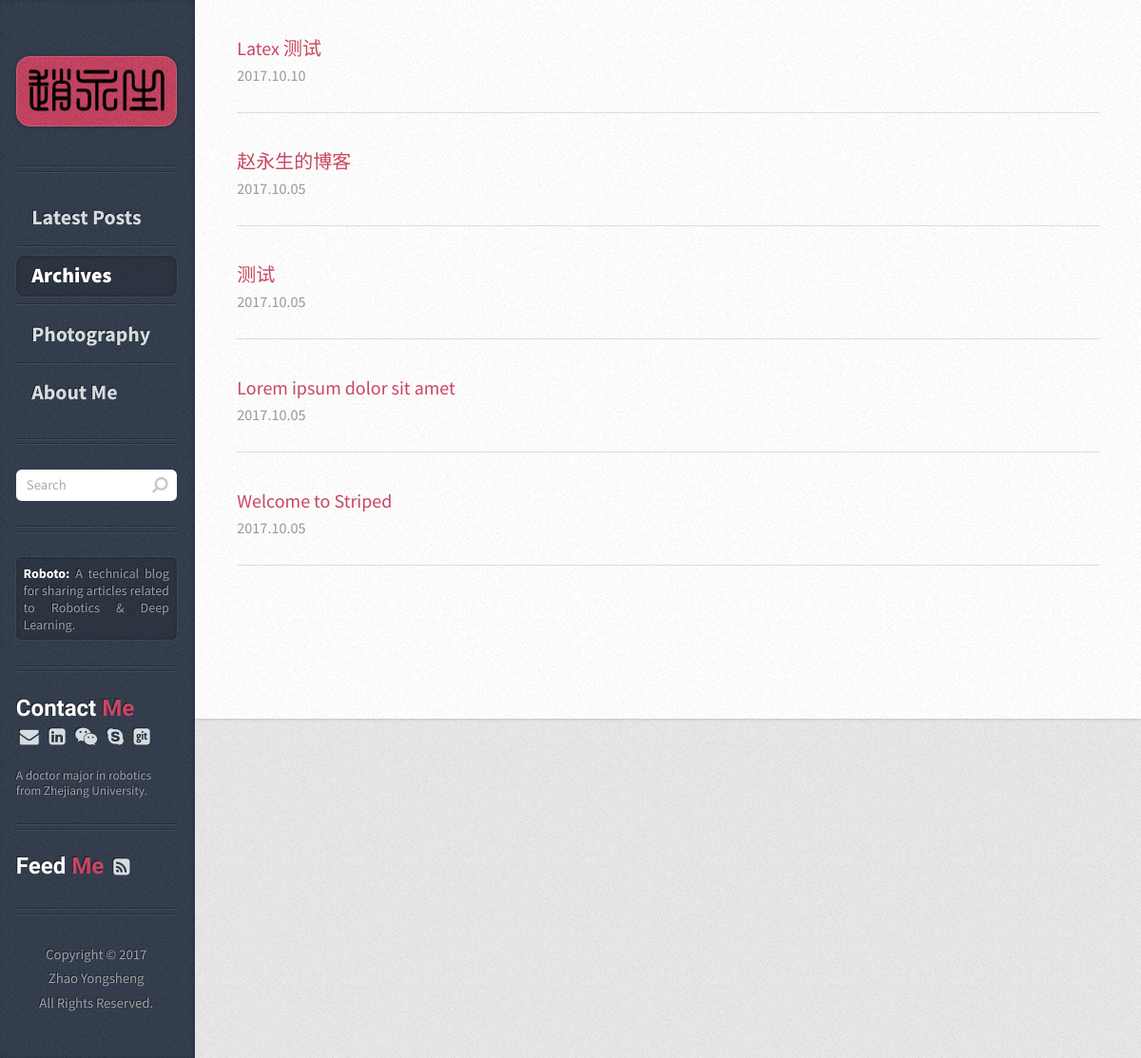
The page /archives/ on the database as committed earlier.
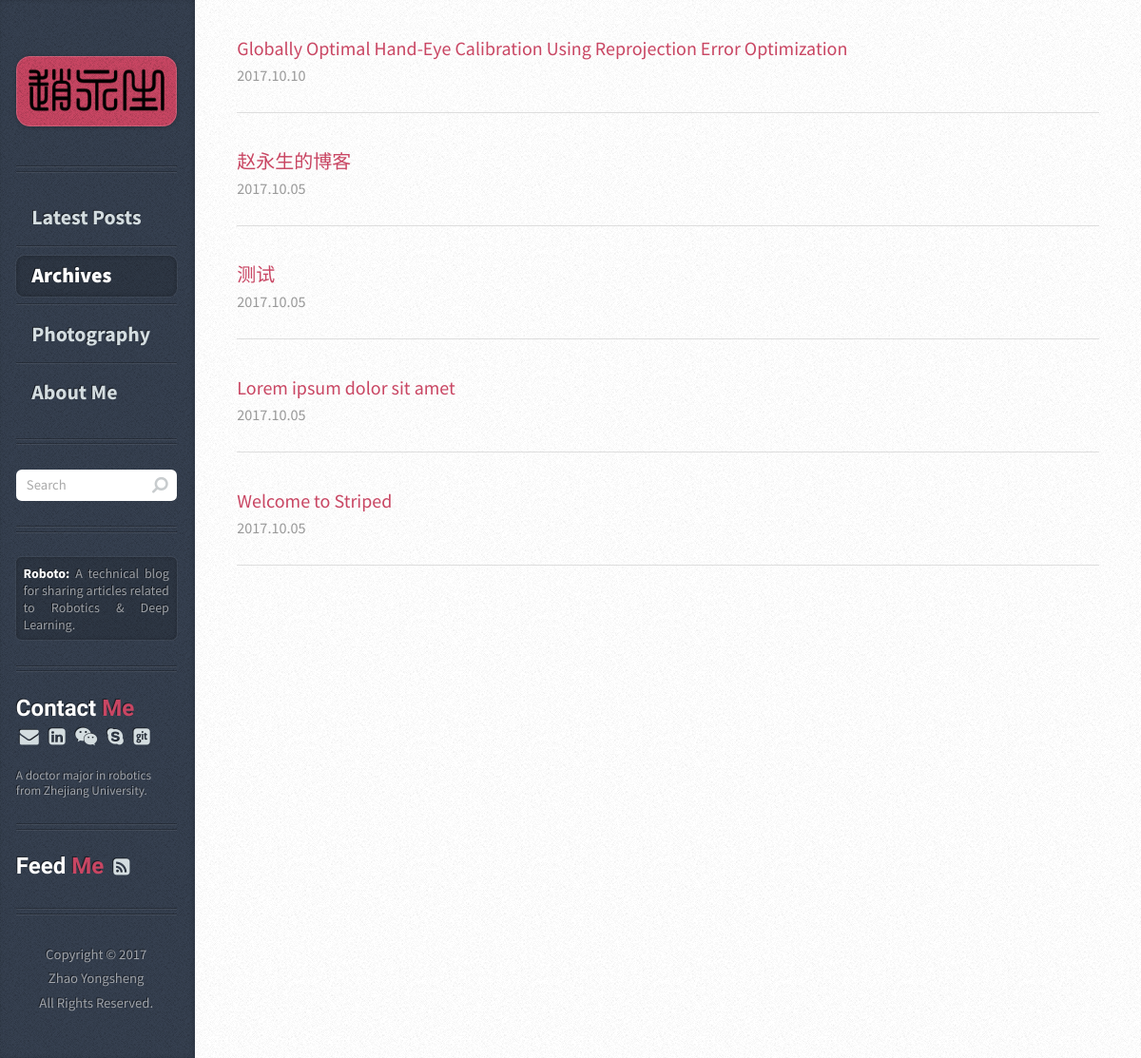
The same page on the database as committed later.
### article/models.py (models this page shows, shortened)
class Article(models.Model):
    title = models.CharField(max_length=100)  # 博客题目
    category = models.CharField(max_length=50, blank=True)  # 博客标签
    lovecount = models.IntegerField(default=0)  # 博客点赞数量
    date_time = models.DateTimeField(auto_now_add=True)  # 博客日期
    abstract = models.TextField(blank=True, null=True)  # 博客文章简介
    content = models.TextField(blank=True, null=True)  # 博客文章正文
    cover = models.CharField(max_length=75, blank=True)  # 博客封面
    class Meta:  # 按时间下降排序
        ordering = ['-date_time']

### article/views.py (the view)
# urls.py: url(r'^archives/$', archives, name='archives'),
def archives(request):
        post_list = Article.objects.all()
        return render(request, 'archives.html', {'post_list': post_list})

### templates/archives.html
	{% extends "base.html" %}
{% load static %}
{% block content_post %}
  {% for post in post_list%}
      <article class="box post post-excerpt">
          <a href="{% url "article" id=post.id %}" style="font-size: 20px; text-decoration: none; display: inline-block; padding-top: 9px;">{{ post.title }}</a>
        <div class="newinfo">
          <span class="newdate">
            <span class="newyear">
              {{post.date_time.year}}.{% if post.date_time.month < 10 %}0{{post.date_time.month}}{% else %}{{post.date_time.month}}{% endif %}.{% if post.date_time.day < 10 %}0{{post.date_time.day}}{% else %}{{post.date_time.day}}{% endif %}
            </span>
          </span>
        </div>
       </article>
  {% endfor %}
{% endblock %}
{% block content_nav %}
<li><a href="{% url "home" %}">Latest Posts</a></li>
<li class="current"><a href="{% url "archives" %}">Archives</a></li>
<li><a href="{% url "photography" %}">Photography</a></li>
<li><a href="{% url "about_me" %}">About Me</a></li>
{% endblock%}

Rows that differ between the two databases and show on the page:
changed Article: title "Latex 测试" → "Globally Optimal Hand-Eye Calibration Using Reprojection Error Optimization"
